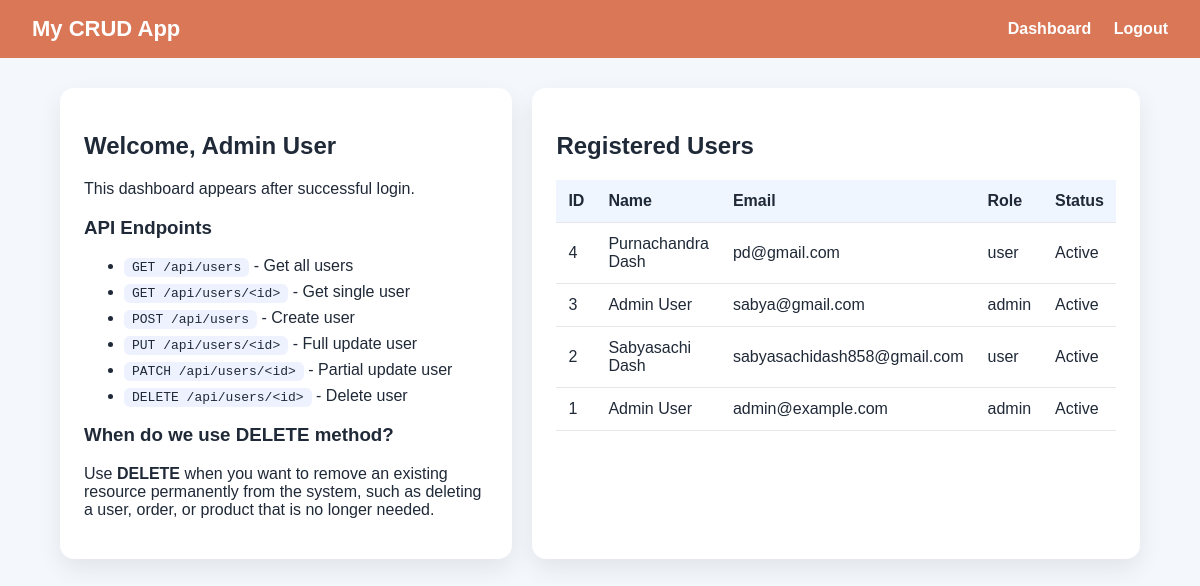
The page /dashboard (signed in) on the database its author committed.
### app.py (models this page shows, shortened)
class User(db.Model):
    id = db.Column(db.Integer, primary_key=True)
    full_name = db.Column(db.String(120), nullable=False)
    email = db.Column(db.String(120), unique=True, nullable=False)
    password_hash = db.Column(db.String(255), nullable=False)
    role = db.Column(db.String(50), default='user')
    is_active = db.Column(db.Boolean, default=True)

### app.py (the view)
@app.route('/dashboard')
@login_required
def dashboard():
    users = User.query.order_by(User.id.desc()).all()
    return render_template('dashboard.html', users=users)

### app.py (called while the page is built)
def login_required(view_func):
    @wraps(view_func)
    def wrapper(*args, **kwargs):
        if 'user_id' not in session:
            flash('Please login first.', 'warning')
            return redirect(url_for('login'))
        return view_func(*args, **kwargs)
    return wrapper

### templates/dashboard.html
{% extends 'base.html' %}
{% block content %}
<div class="grid">
    <section class="card">
        <h2>Welcome, {{ session.get('user_name') }}</h2>
        <p>This dashboard appears after successful login.</p>
        <h3>API Endpoints</h3>
        <ul class="api-list">
            <li><code>GET /api/users</code> - Get all users</li>
            <li><code>GET /api/users/&lt;id&gt;</code> - Get single user</li>
            <li><code>POST /api/users</code> - Create user</li>
            <li><code>PUT /api/users/&lt;id&gt;</code> - Full update user</li>
            <li><code>PATCH /api/users/&lt;id&gt;</code> - Partial update user</li>
            <li><code>DELETE /api/users/&lt;id&gt;</code> - Delete user</li>
        </ul>
        <h3>When do we use DELETE method?</h3>
        <p>Use <strong>DELETE</strong> when you want to remove an existing resource permanently from the system, such as deleting a user, order, or product that is no longer needed.</p>
    </section>
    <section class="card">
        <h2>Registered Users</h2>
        <table>
            <thead>
                <tr>
                    <th>ID</th>
                    <th>Name</th>
                    <th>Email</th>
                    <th>Role</th>
                    <th>Status</th>
                </tr>
            </thead>
            <tbody>
                {% for user in users %}
                <tr>
                    <td>{{ user.id }}</td>
                    <td>{{ user.full_name }}</td>
                    <td>{{ user.email }}</td>
                    <td>{{ user.role }}</td>
                    <td>{{ 'Active' if user.is_active else 'Inactive' }}</td>
                </tr>
                {% else %}
                <tr>
                    <td colspan="5">No users found.</td>
                </tr>
                {% endfor %}
            </tbody>
        </table>
    </section>
</div>
{% endblock %}

### templates/base.html (shortened to what this page needs)
<!DOCTYPE html>
<html lang="en">
<head>
    <link rel="stylesheet" href="{{ url_for('static', filename='css/style.css') }}">
</head>
<body>
    <nav class="navbar">
        <div class="brand">My CRUD App</div>
        <div class="nav-links">
            {% if session.get('user_id') %}
                <a href="{{ url_for('dashboard') }}">Dashboard</a>
                <a href="{{ url_for('logout') }}">Logout</a>
            {% else %}
                <a href="{{ url_for('login') }}">Login</a>
                <a href="{{ url_for('signup') }}">Signup</a>
            {% endif %}
        </div>
    </nav>
    <main class="container">
        {% block content %}{% endblock %}
    </main>
</body>
</html>

### static/css/style.css (style rules this page uses)
* { box-sizing: border-box; }
body { margin: 0; font-family: Arial, sans-serif; background: #f4f7fb; color: #1f2937; }
.navbar { display: flex; justify-content: space-between; align-items: center; background: #D97757; color: white; padding: 16px 32px; }
.brand { font-weight: 700; font-size: 22px; }
.nav-links a { color: white; text-decoration: none; margin-left: 18px; font-weight: 600; }
.container { width: 90%; max-width: 1100px; margin: 30px auto; }
.card { background: white; border-radius: 14px; padding: 24px; box-shadow: 0 10px 25px rgba(0, 0, 0, 0.08); margin-bottom: 20px; }
.grid { display: grid; grid-template-columns: 1fr 1fr; gap: 20px; }
.api-list li { margin-bottom: 8px; }
table { width: 100%; border-collapse: collapse; margin-top: 10px; }
th, td { border-bottom: 1px solid #e5e7eb; text-align: left; padding: 12px; }
th { background: #eff6ff; }
code { background: #eef2ff; padding: 2px 8px; border-radius: 6px; }

### rows shown on the page
User: id "4", full_name "Purnachandra Dash", email "pd@gmail.com", role "user", is_active "Active"
User: id "3", full_name "Admin User", email "sabya@gmail.com", role "admin", is_active "Active"
User: id "2", full_name "Sabyasachi Dash", email "sabyasachidash858@gmail.com", role "user", is_active "Active"
User: id "1", full_name "Admin User", email "admin@example.com", role "admin", is_active "Active"

### other values the page prints
{{ session.get('user_name') }} "Admin User"
